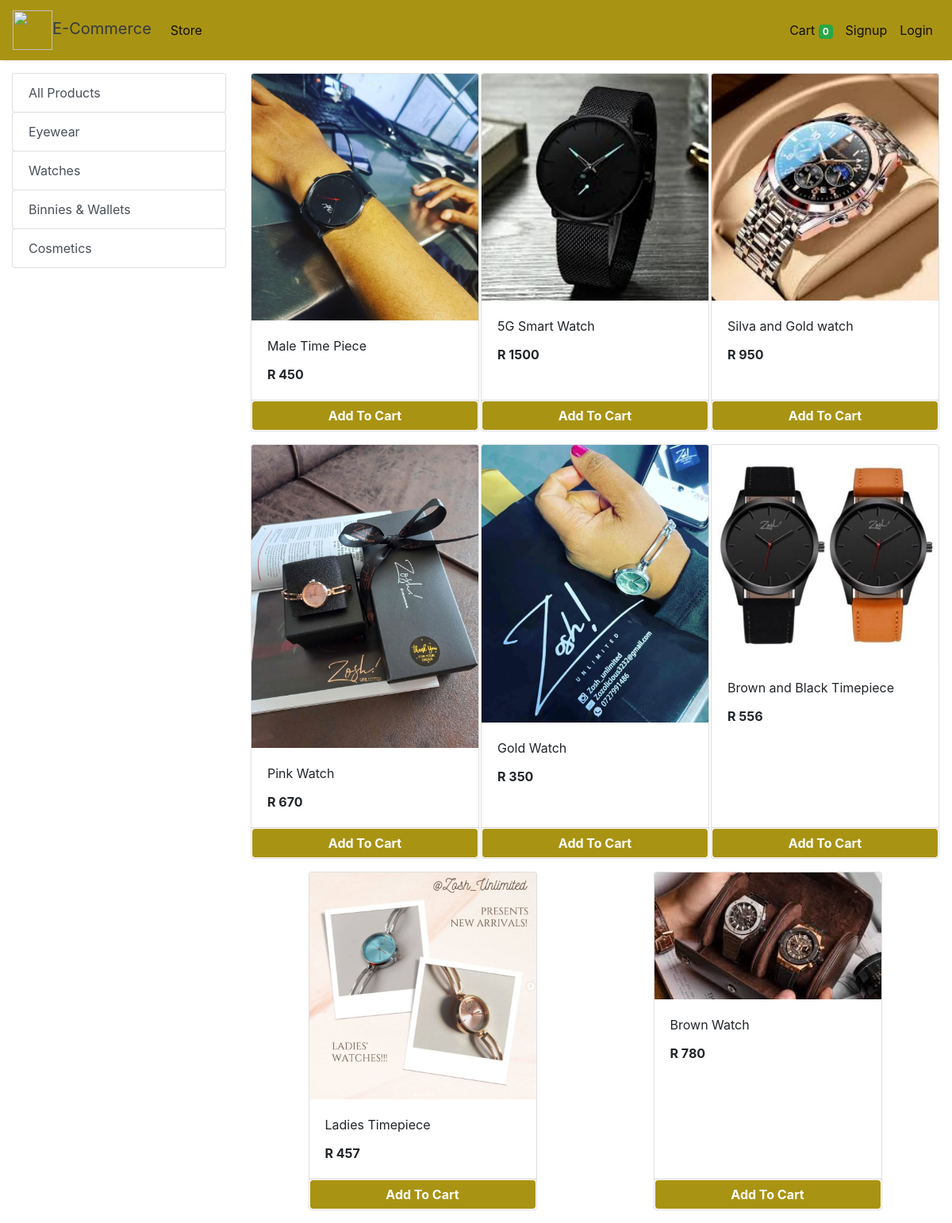
The app's page /store?category=2 with its own data.
### store/models/category.py (models this page shows, shortened)
class Category(models.Model):
    name= models.CharField(max_length=50)
    @staticmethod
    def get_all_categories():
        return Category.objects.all()

### store/models/product.py (models this page shows, shortened)
class Products(models.Model):
    name = models.CharField(max_length=60)
    price= models.IntegerField(default=0)
    category= models.ForeignKey(Category,on_delete=models.CASCADE,default=1 )
    description= models.CharField(max_length=250, default='', blank=True, null= True)
    image= models.ImageField(upload_to='uploads/products/')
    @staticmethod
    def get_all_products_by_categoryid(category_id):
        if category_id:
            return Products.objects.filter (category=category_id)
        else:
            return Products.get_all_products();

### store/views/home.py (the view)
# urls.py: path('' , include('store.urls'))
def store(request):
    cart = request.session.get('cart')
    if not cart:
        request.session['cart'] = {}
    products = None
    categories = Category.get_all_categories()
    categoryID = request.GET.get('category')
    if categoryID:
        products = Products.get_all_products_by_categoryid(categoryID)
    else:
        products = Products.get_all_products();
    data = {}
    data['products'] = products
    data['categories'] = categories
    print('you are : ', request.session.get('email'))
    return render(request, 'index.html', data)

### store/templatetags/cart.py (called while the page is built)
@register.filter (name='is_in_cart')
def is_in_cart(product, cart):
    keys = cart.keys ()
    for id in keys:
        if int (id) == product.id:
            return True
    return False;

### store/templatetags/custom_filter.py (called while the page is built)
@register.filter(name='currency')
def currency(number):
    return "R "+str(number)

### store/templates/index.html (shortened to what this page needs)
{% extends 'base.html' %}
{% block content %}
{% load cart %}
{% load custom_filter %}
<div class="container-fluid mt-3">
	<div class="row">
		<div class="col-lg-3 mx-auto">
			<div class="list-group">
				<a href="/" class="list-group-item list-group-item-action btn btn-outline-success">All Products</a>
				{% for category in categories %}
				<a href="/?category={{category.id}}"
					class="list-group-item list-group-item-action btn btn-outline-success ">{{category.name}}</a>
				{% endfor %}
			</div>
		</div>
		<div id='products' class="col-lg-9 mx-auto">
			<div class="row mx-auto">
				{% for product in products %}
				<div class="card mx-auto mb-3" id={{product.id}} style="width: 18rem;">
					<img class="card-img-top" src="{{product.image.url}}" alt="Card image cap">
					<div class="card-body">
						<p class="card-title">{{product.name}}</p>
						<p class="card-text"><b>{{product.price|currency}}</b></p>
					</div>
					<div class="card-footer p-0 no-gutters">
						{% if product|is_in_cart:request.session.cart %}
						<div class="row no-gutters">
							<form action="/#{{product.id}}" class="col-2 " method="post">
								{% csrf_token %}
								<input hidden type="text" name='product' value='{{product.id}}'>
								<input hidden type="text" name='remove' value='True'>
								<input type="submit" value=" - " class="btn btn-block btn-success border-right">
							</form>
							<div class="text-center col btn btn-success">{{product|cart_quantity:request.session.cart}} in Cart</div>
							<form action="/#{{product.id}}" class="col-2 " method="post">
								{% csrf_token %}
								<input hidden type="text" name='product' value='{{product.id}}'>
								<input type="submit" value=" + " class="btn btn-block btn-success border-left">
							</form>
						</div>
						{% else %}
						<form action="/#{{product.id}}" method="POST" class="btn-block">
							<input type="submit" class="float-right btn btn-success form-control" style="background-color:rgb(169, 147, 19);border-color: white;font-weight: bolder;"
                    value="Add To Cart">
						</form>
						{% endif %}
					</div>
				</div>
				{% endfor %}
			</div>
		</div>
	</div>
</div>
{% endblock %}

### records on screen
Category: name "Eyewear"
Category: name "Watches"
Category: name "Binnies & Wallets"
Category: name "Cosmetics"
Products: {{ product.id }} 1 (drawn), image (picture), name "Male Time Piece", price "R 450"
Products: image (picture), name "5G Smart Watch", price "R 1500"
Products: image (picture), name "Silva and Gold watch", price "R 950"
Products: image (picture), name "Pink Watch", price "R 670"
Products: image (picture), name "Gold Watch", price "R 350"
Products: image (picture), name "Brown and Black Timepiece", price "R 556"
Products: image (picture), name "Ladies Timepiece", price "R 457"
Products: image (picture), name "Brown Watch", price "R 780"

### other values on screen
{{ request.session.cart.keys|length }} "0"
